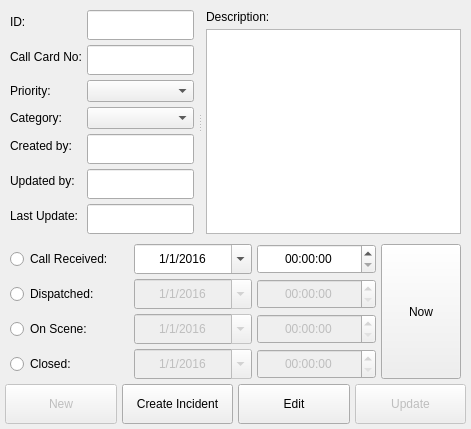
             <widget class="QWidget" name="detailsTab">
              <attribute name="title">
               <string>Details</string>
              </attribute>
              <layout class="QVBoxLayout" name="detailsVLayout">
               <property name="spacing">
                <number>5</number>
               </property>
               <property name="leftMargin">
                <number>5</number>
               </property>
               <property name="topMargin">
                <number>5</number>
               </property>
               <property name="rightMargin">
                <number>5</number>
               </property>
               <property name="bottomMargin">
                <number>5</number>
               </property>
               <item>
                <widget class="QSplitter" name="splitter">
                 <property name="sizePolicy">
                  <sizepolicy hsizetype="Expanding" vsizetype="Expanding">
                   <horstretch>0</horstretch>
                   <verstretch>0</verstretch>
                  </sizepolicy>
                 </property>
                 <property name="orientation">
                  <enum>Qt::Horizontal</enum>
                 </property>
                 <property name="handleWidth">
                  <number>2</number>
                 </property>
                 <property name="childrenCollapsible">
                  <bool>false</bool>
                 </property>
                 <widget class="QFrame" name="detailsLeftFrame">
                  <layout class="QFormLayout" name="formLayout">
                   <property name="sizeConstraint">
                    <enum>QLayout::SetMinimumSize</enum>
                   </property>
                   <property name="horizontalSpacing">
                    <number>5</number>
                   </property>
                   <property name="verticalSpacing">
                    <number>5</number>
                   </property>
                   <property name="leftMargin">
                    <number>5</number>
                   </property>
                   <property name="topMargin">
                    <number>5</number>
                   </property>
                   <property name="rightMargin">
                    <number>5</number>
                   </property>
                   <property name="bottomMargin">
                    <number>5</number>
                   </property>
                   <item row="0" column="0">
                    <widget class="QLabel" name="idLabel">
                     <property name="sizePolicy">
                      <sizepolicy hsizetype="Fixed" vsizetype="Preferred">
                       <horstretch>0</horstretch>
                       <verstretch>0</verstretch>
                      </sizepolicy>
                     </property>
                     <property name="text">
                      <string>ID:</string>
                     </property>
                    </widget>
                   </item>
                   <item row="0" column="1">
                    <widget class="QLineEdit" name="idEdit">
                     <property name="enabled">
                      <bool>true</bool>
                     </property>
                     <property name="minimumSize">
                      <size>
                       <width>0</width>
                       <height>30</height>
                      </size>
                     </property>
                     <property name="readOnly">
                      <bool>true</bool>
                     </property>
                    </widget>
                   </item>
                   <item row="1" column="0">
                    <widget class="QLabel" name="callCardLabel">
                     <property name="text">
                      <string>Call Card No:</string>
                     </property>
                    </widget>
                   </item>
                   <item row="1" column="1">
                    <widget class="QLineEdit" name="callCardNumEdit">
                     <property name="minimumSize">
                      <size>
                       <width>0</width>
                       <height>30</height>
                      </size>
                     </property>
                    </widget>
                   </item>
                   <item row="2" column="0">
                    <widget class="QLabel" name="priorityLabel">
                     <property name="text">
                      <string>Priority:</string>
                     </property>
                    </widget>
                   </item>
                   <item row="2" column="1">
                    <widget class="QComboBox" name="priorityCombo"/>
                   </item>
                   <item row="3" column="0">
                    <widget class="QLabel" name="categoryLabel">
                     <property name="text">
                      <string>Category:</string>
                     </property>
                    </widget>
                   </item>
                   <item row="3" column="1">
                    <widget class="QComboBox" name="categoryCombo"/>
                   </item>
                   <item row="4" column="0">
                    <widget class="QLabel" name="createdLabel">
                     <property name="text">
                      <string>Created by:</string>
                     </property>
                    </widget>
                   </item>
                   <item row="4" column="1">
                    <widget class="QLineEdit" name="createdByEdit">
                     <property name="enabled">
                      <bool>true</bool>
                     </property>
                     <property name="minimumSize">
                      <size>
                       <width>0</width>
                       <height>30</height>
                      </size>
                     </property>
                     <property name="readOnly">
                      <bool>true</bool>
                     </property>
                    </widget>
                   </item>
                   <item row="5" column="0">
                    <widget class="QLabel" name="updateLabel">
                     <property name="text">
                      <string>Updated by:</string>
                     </property>
                    </widget>
                   </item>
                   <item row="5" column="1">
                    <widget class="QLineEdit" name="updatedByEdit">
                     <property name="minimumSize">
                      <size>
                       <width>0</width>
                       <height>30</height>
                      </size>
                     </property>
                     <property name="readOnly">
                      <bool>true</bool>
                     </property>
                    </widget>
                   </item>
                   <item row="6" column="0">
                    <widget class="QLabel" name="lastUpdateLabel">
                     <property name="text">
                      <string>Last Update:</string>
                     </property>
                    </widget>
                   </item>
                   <item row="6" column="1">
                    <widget class="QLineEdit" name="lastUpdateEdit">
                     <property name="minimumSize">
                      <size>
                       <width>0</width>
                       <height>30</height>
                      </size>
                     </property>
                     <property name="readOnly">
                      <bool>true</bool>
                     </property>
                    </widget>
                   </item>
                  </layout>
                 </widget>
                 <widget class="QFrame" name="descFrame">
                  <layout class="QVBoxLayout" name="descLayout">
                   <property name="spacing">
                    <number>5</number>
                   </property>
                   <property name="leftMargin">
                    <number>5</number>
                   </property>
                   <property name="topMargin">
                    <number>5</number>
                   </property>
                   <property name="rightMargin">
                    <number>5</number>
                   </property>
                   <property name="bottomMargin">
                    <number>5</number>
                   </property>
                   <item>
                    <widget class="QLabel" name="descriptionLabel">
                     <property name="sizePolicy">
                      <sizepolicy hsizetype="Fixed" vsizetype="Preferred">
                       <horstretch>0</horstretch>
                       <verstretch>0</verstretch>
                      </sizepolicy>
                     </property>
                     <property name="text">
                      <string>Description:</string>
                     </property>
                    </widget>
                   </item>
                   <item>
                    <widget class="QTextEdit" name="descriptionEdit">
                     <property name="sizePolicy">
                      <sizepolicy hsizetype="Expanding" vsizetype="Expanding">
                       <horstretch>0</horstretch>
                       <verstretch>0</verstretch>
                      </sizepolicy>
                     </property>
                    </widget>
                   </item>
                  </layout>
                 </widget>
                </widget>
               </item>
               <item>
                <layout class="QGridLayout" name="statUpdateGLayout">
                 <property name="sizeConstraint">
                  <enum>QLayout::SetMinimumSize</enum>
                 </property>
                 <property name="leftMargin">
                  <number>5</number>
                 </property>
                 <property name="topMargin">
                  <number>0</number>
                 </property>
                 <property name="rightMargin">
                  <number>5</number>
                 </property>
                 <property name="bottomMargin">
                  <number>0</number>
                 </property>
                 <property name="spacing">
                  <number>5</number>
                 </property>
                 <item row="0" column="0">
                  <widget class="QRadioButton" name="callRadioBtn">
                   <property name="text">
                    <string>Call Received:</string>
                   </property>
                  </widget>
                 </item>
                 <item row="0" column="1">
                  <widget class="QDateEdit" name="callDate">
                   <property name="minimumSize">
                    <size>
                     <width>0</width>
                     <height>30</height>
                    </size>
                   </property>
                   <property name="alignment">
                    <set>Qt::AlignCenter</set>
                   </property>
                   <property name="dateTime">
                    <datetime>
                     <hour>0</hour>
                     <minute>0</minute>
                     <second>0</second>
                     <year>2016</year>
                     <month>1</month>
                     <day>1</day>
                    </datetime>
                   </property>
                   <property name="displayFormat">
                    <string>d/M/yyyy</string>
                   </property>
                   <property name="calendarPopup">
                    <bool>true</bool>
                   </property>
                  </widget>
                 </item>
                 <item row="0" column="2">
                  <widget class="QTimeEdit" name="callTime">
                   <property name="minimumSize">
                    <size>
                     <width>0</width>
                     <height>30</height>
                    </size>
                   </property>
                   <property name="alignment">
                    <set>Qt::AlignCenter</set>
                   </property>
                   <property name="buttonSymbols">
                    <enum>QAbstractSpinBox::UpDownArrows</enum>
                   </property>
                   <property name="displayFormat">
                    <string>hh:mm:ss</string>
                   </property>
                  </widget>
                 </item>
                 <item row="0" column="3" rowspan="4">
                  <widget class="QPushButton" name="nowButton">
                   <property name="sizePolicy">
                    <sizepolicy hsizetype="Fixed" vsizetype="Preferred">
                     <horstretch>0</horstretch>
                     <verstretch>0</verstretch>
                    </sizepolicy>
                   </property>
                   <property name="text">
                    <string>Now</string>
                   </property>
                  </widget>
                 </item>
                 <item row="1" column="0">
                  <widget class="QRadioButton" name="dispatchRadioBtn">
                   <property name="text">
                    <string>Dispatched:</string>
                   </property>
                  </widget>
                 </item>
                 <item row="1" column="1">
                  <widget class="QDateEdit" name="dispatchDate">
                   <property name="enabled">
                    <bool>false</bool>
                   </property>
                   <property name="minimumSize">
                    <size>
                     <width>0</width>
                     <height>30</height>
                    </size>
                   </property>
                   <property name="alignment">
                    <set>Qt::AlignCenter</set>
                   </property>
                   <property name="dateTime">
                    <datetime>
                     <hour>0</hour>
                     <minute>0</minute>
                     <second>0</second>
                     <year>2016</year>
                     <month>1</month>
                     <day>1</day>
                    </datetime>
                   </property>
                   <property name="displayFormat">
                    <string>d/M/yyyy</string>
                   </property>
                   <property name="calendarPopup">
                    <bool>true</bool>
                   </property>
                  </widget>
                 </item>
                 <item row="1" column="2">
                  <widget class="QTimeEdit" name="dispatchTime">
                   <property name="enabled">
                    <bool>false</bool>
                   </property>
                   <property name="minimumSize">
                    <size>
                     <width>0</width>
                     <height>30</height>
                    </size>
                   </property>
                   <property name="alignment">
                    <set>Qt::AlignCenter</set>
                   </property>
                   <property name="buttonSymbols">
                    <enum>QAbstractSpinBox::UpDownArrows</enum>
                   </property>
                   <property name="displayFormat">
                    <string>hh:mm:ss</string>
                   </property>
                  </widget>
                 </item>
                 <item row="2" column="0">
                  <widget class="QRadioButton" name="sceneRadioBtn">
                   <property name="text">
                    <string>On Scene:</string>
                   </property>
                  </widget>
                 </item>
                 <item row="2" column="1">
                  <widget class="QDateEdit" name="sceneDate">
                   <property name="enabled">
                    <bool>false</bool>
                   </property>
                   <property name="minimumSize">
                    <size>
                     <width>0</width>
                     <height>30</height>
                    </size>
                   </property>
                   <property name="alignment">
                    <set>Qt::AlignCenter</set>
                   </property>
                   <property name="dateTime">
                    <datetime>
                     <hour>0</hour>
                     <minute>0</minute>
                     <second>0</second>
                     <year>2016</year>
                     <month>1</month>
                     <day>1</day>
                    </datetime>
                   </property>
                   <property name="displayFormat">
                    <string>d/M/yyyy</string>
                   </property>
                   <property name="calendarPopup">
                    <bool>true</bool>
                   </property>
                  </widget>
                 </item>
                 <item row="2" column="2">
                  <widget class="QTimeEdit" name="sceneTime">
                   <property name="enabled">
                    <bool>false</bool>
                   </property>
                   <property name="minimumSize">
                    <size>
                     <width>0</width>
                     <height>30</height>
                    </size>
                   </property>
                   <property name="alignment">
                    <set>Qt::AlignCenter</set>
                   </property>
                   <property name="buttonSymbols">
                    <enum>QAbstractSpinBox::UpDownArrows</enum>
                   </property>
                   <property name="displayFormat">
                    <string>hh:mm:ss</string>
                   </property>
                  </widget>
                 </item>
                 <item row="3" column="0">
                  <widget class="QRadioButton" name="closeRadioBtn">
                   <property name="text">
                    <string>Closed:</string>
                   </property>
                  </widget>
                 </item>
                 <item row="3" column="1">
                  <widget class="QDateEdit" name="closeDate">
                   <property name="enabled">
                    <bool>false</bool>
                   </property>
                   <property name="minimumSize">
                    <size>
                     <width>0</width>
                     <height>30</height>
                    </size>
                   </property>
                   <property name="alignment">
                    <set>Qt::AlignCenter</set>
                   </property>
                   <property name="dateTime">
                    <datetime>
                     <hour>0</hour>
                     <minute>0</minute>
                     <second>0</second>
                     <year>2016</year>
                     <month>1</month>
                     <day>1</day>
                    </datetime>
                   </property>
                   <property name="displayFormat">
                    <string>d/M/yyyy</string>
                   </property>
                   <property name="calendarPopup">
                    <bool>true</bool>
                   </property>
                  </widget>
                 </item>
                 <item row="3" column="2">
                  <widget class="QTimeEdit" name="closeTime">
                   <property name="enabled">
                    <bool>false</bool>
                   </property>
                   <property name="minimumSize">
                    <size>
                     <width>0</width>
                     <height>30</height>
                    </size>
                   </property>
                   <property name="alignment">
                    <set>Qt::AlignCenter</set>
                   </property>
                   <property name="buttonSymbols">
                    <enum>QAbstractSpinBox::UpDownArrows</enum>
                   </property>
                   <property name="displayFormat">
                    <string>hh:mm:ss</string>
                   </property>
                  </widget>
                 </item>
                </layout>
               </item>
               <item>
                <layout class="QHBoxLayout" name="buttonsHLayout">
                 <property name="spacing">
                  <number>5</number>
                 </property>
                 <property name="sizeConstraint">
                  <enum>QLayout::SetMinimumSize</enum>
                 </property>
                 <property name="leftMargin">
                  <number>0</number>
                 </property>
                 <property name="topMargin">
                  <number>0</number>
                 </property>
                 <property name="rightMargin">
                  <number>0</number>
                 </property>
                 <property name="bottomMargin">
                  <number>0</number>
                 </property>
                 <item>
                  <widget class="QPushButton" name="newButton">
                   <property name="enabled">
                    <bool>false</bool>
                   </property>
                   <property name="sizePolicy">
                    <sizepolicy hsizetype="Preferred" vsizetype="Preferred">
                     <horstretch>0</horstretch>
                     <verstretch>0</verstretch>
                    </sizepolicy>
                   </property>
                   <property name="minimumSize">
                    <size>
                     <width>0</width>
                     <height>40</height>
                    </size>
                   </property>
                   <property name="text">
                    <string>New</string>
                   </property>
                  </widget>
                 </item>
                 <item>
                  <widget class="QPushButton" name="createButton">
                   <property name="sizePolicy">
                    <sizepolicy hsizetype="Preferred" vsizetype="Preferred">
                     <horstretch>0</horstretch>
                     <verstretch>0</verstretch>
                    </sizepolicy>
                   </property>
                   <property name="minimumSize">
                    <size>
                     <width>0</width>
                     <height>40</height>
                    </size>
                   </property>
                   <property name="text">
                    <string>Create Incident</string>
                   </property>
                  </widget>
                 </item>
                 <item>
                  <widget class="QPushButton" name="editButton">
                   <property name="checkable">
                    <bool>true</bool>
                   </property>
                   <property name="enabled">
                    <bool>true</bool>
                   </property>
                   <property name="sizePolicy">
                    <sizepolicy hsizetype="Preferred" vsizetype="Preferred">
                     <horstretch>0</horstretch>
                     <verstretch>0</verstretch>
                    </sizepolicy>
                   </property>
                   <property name="minimumSize">
                    <size>
                     <width>0</width>
                     <height>40</height>
                    </size>
                   </property>
                   <property name="text">
                    <string>Edit</string>
                   </property>
                  </widget>
                 </item>
                 <item>
                  <widget class="QPushButton" name="updateButton">
                   <property name="enabled">
                    <bool>false</bool>
                   </property>
                   <property name="sizePolicy">
                    <sizepolicy hsizetype="Preferred" vsizetype="Preferred">
                     <horstretch>0</horstretch>
                     <verstretch>0</verstretch>
                    </sizepolicy>
                   </property>
                   <property name="minimumSize">
                    <size>
                     <width>0</width>
                     <height>40</height>
                    </size>
                   </property>
                   <property name="text">
                    <string>Update</string>
                   </property>
                  </widget>
                 </item>
                </layout>
               </item>
              </layout>
             </widget>
